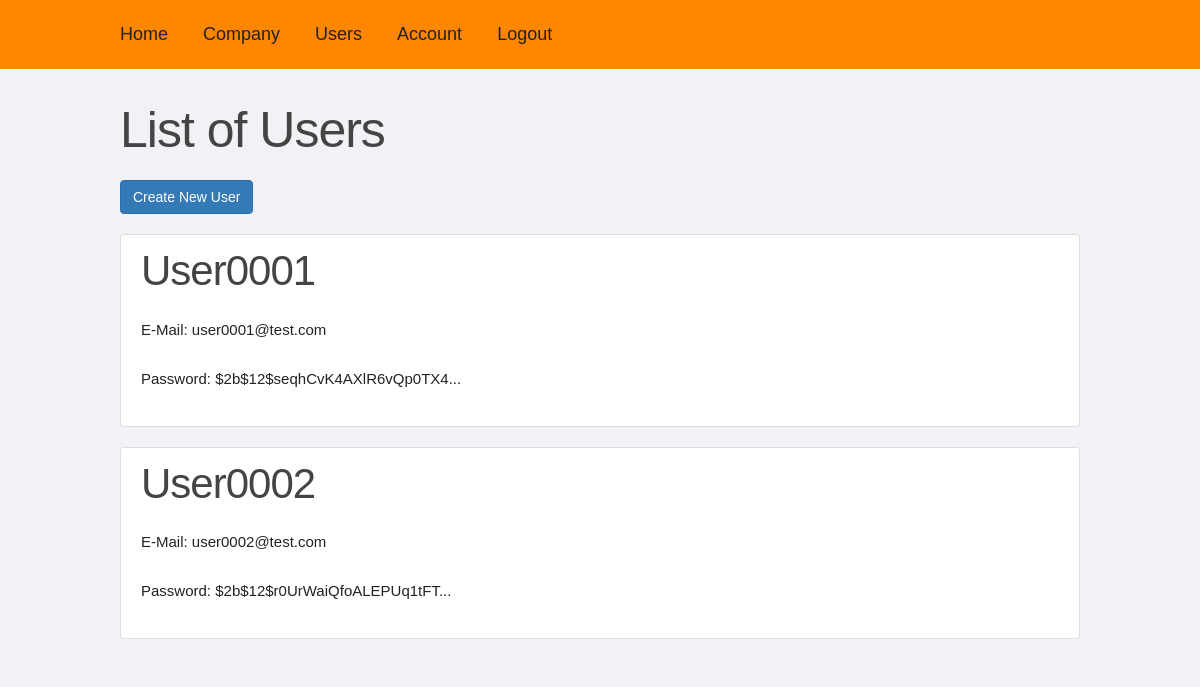
Page /user (signed in) on the committed database.
### app/models.py (models this page shows, shortened)
class User(db.Model, UserMixin):
    id = db.Column(db.Integer, primary_key=True)
    name = db.Column(db.String(100), nullable=False, server_default='')
    birth_number = db.Column(db.String(100), nullable=False, server_default='')
    address = db.Column(db.String(100), nullable=False, server_default='')
    email = db.Column(db.String(120), unique=True, nullable=False)
    phone = db.Column(db.String(50), nullable=False, server_default='')
    card_number = db.Column(db.String(50), nullable=False, server_default='')
    account_number = db.Column(db.String(50), nullable=False, server_default='')
    username = db.Column(db.String(50), nullable=False, unique=True)
    password = db.Column(db.String(60), nullable=False)
    image_file = db.Column(db.String(20), nullable=False, default='default.jpg')
    role_id = db.Column(db.Integer(), db.ForeignKey('role.id'))
    posts = db.relationship('Post', backref='post_author', lazy=True, cascade='delete')
    invoices = db.relationship('Invoice', backref='invoice_author', lazy=True)
    def is_admin(self):
        return self.user_role.name == Roles.ADMIN.value
    def allowed(self, roles):
        return self.user_role.name in roles

### app/users/routes.py (the view)
@users.route('/user')
@login_required
@roles_required([Roles.ADMIN.value])
def list_users():
    users: List = User.query.order_by(User.username.asc()).all()
    users.remove(current_user)  # remove current user from the list
    return render_template('list_users.html', users=users)

### app/models.py (called while the page is built)
@login_manager.user_loader
def load_user(user_id):
    return User.query.get(int(user_id))

### app/utils.py (called while the page is built)
def roles_required(roles):
    def decorator(f):
        @wraps(f)
        def decorated_function(*args, **kwargs):
            if not current_user.is_authenticated:
                return redirect(url_for('users.login'))
            if not current_user.allowed(roles):
                abort(403)
            return f(*args, **kwargs)
        return decorated_function
    return decorator

### app/templates/list_users.html
{% extends 'blocks/base.html' %}
{% block content %}
    <h1>List of Users</h1>
    <div class="last">
        <a class="btn btn-primary" href="{{ url_for('users.create_user') }}">Create New User</a>
    </div>
    {% for user in users %}
        {% include 'partials/user_overview.html' %}
    {% endfor %}
{% endblock content %}

### app/templates/partials/user_overview.html
<article class="media content-section">
    <div class="media-body">
        <h2><a class="article-title" href="{{ url_for('users.update_user', user_id=user.id) }}">{{ user.username }}</a></h2>
        <p class="article-content">E-Mail: {{ user.email }}</p>
        <p class="article-content">Password: {{ user.password | truncate(30) }}</p>
    </div>
</article>

### app/static/main.css (style rules this page uses)
html { font-size: 62.5%; }
body { font-size: 1.5em; line-height: 1.6; font-weight: 400; color: #222222; background: #f1f2f6; }
@media (min-width: 550px) { body { margin-top: 14rem; } }
@media (min-width: 750px) { body { margin-top: 10rem; } }
h1, h2, h3, h4, h5, h6 { margin-top: 0; margin-bottom: 2rem; font-weight: 300; color: #444444; }
h1 { font-size: 4.0rem; line-height: 1.2; letter-spacing: -.1rem; }
h2 { font-size: 3.6rem; line-height: 1.25; letter-spacing: -.1rem; }
@media (min-width: 550px) { h1 { font-size: 5.0rem; } }
@media (min-width: 550px) { h2 { font-size: 4.2rem; } }
p { margin-top: 0; }
a { color: #1eaedb; text-decoration: none; }
.btn { display: inline-block; margin-bottom: 0; font-weight: normal; text-align: center; white-space: nowrap; vertical-align: middle; touch-action: manipulation; cursor: pointer; background-image: none; border: 1px solid transparent; padding: 6px 12px; font-size: 14px; line-height: 1.42857143; border-radius: 4px; user-select: none; }
.btn-primary { color: #ffffff; background-color: #337ab7; border-color: #2e6da4; }
pre, blockquote, dl, figure, table, p, ul, ol, form { margin-bottom: 2.5rem; }
.last { margin-bottom: 2rem; }
.content-section { background: #ffffff; padding: 10px 20px; border: 1px solid #dddddd; border-radius: 3px; margin-bottom: 20px; }
.article-title { color: #444444; }
.article-content { white-space: pre-line; }

### rows in the picture
User: username "User0001", email "user0001@test.com", password "$2b$12$seqhCvK4AXlR6vQp0TX4..."
User: username "User0002", email "user0002@test.com", password "$2b$12$r0UrWaiQfoALEPUq1tFT..."
